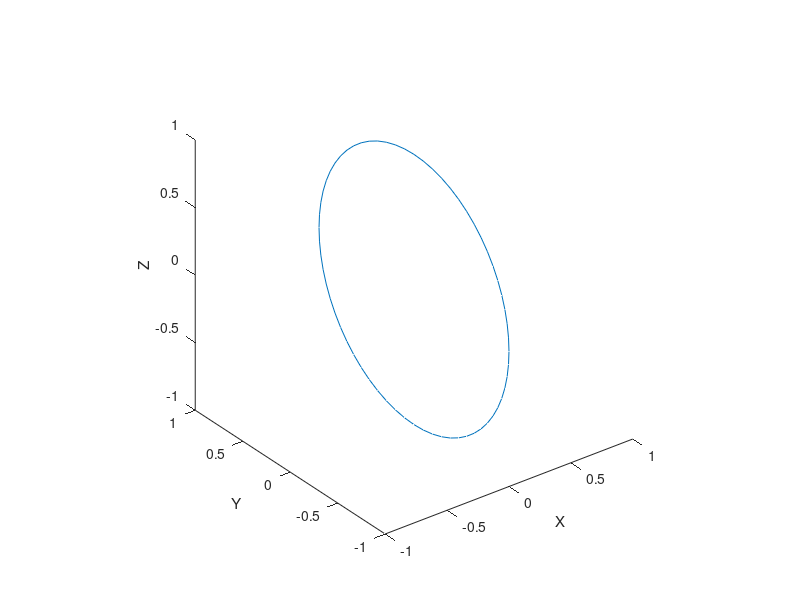

Write MATLAB code to recreate this figure.
%A circle in 3D is parameterized by six numbers: two for the orientation of its unit normal vector, one for the radius, and three for the circle center.

rad = 1
pos = [0,0,0]
n = [1,0,0]
color = [1,0,0]
%https://demonstrations.wolfram.com/ParametricEquationOfACircleIn3D/
%draws a 3D circle at position pos with radius rad, normal to the
%circle n, and color color.
phi = atan2(n(2),n(1)); %azimuth angle, in [-pi, pi]
theta = atan2(sqrt(n(1)^2 + n(2)^2) ,n(3));% zenith angle, in [0,pi]    
t = 0:pi/32:2*pi;
x = pos(1)- rad*( cos(t)*sin(phi) + sin(t)*cos(theta)*cos(phi) );
y = pos(2)+ rad*( cos(t)*cos(phi) - sin(t)*cos(theta)*sin(phi) );
z = pos(3)+ rad*sin(t)*sin(theta);
plot3(x,y,z)
xlabel("X")
ylabel("Y")
zlabel("Z")
axis("equal")
    
% % then call the function as 
% pos = rand(3,1);rad = 1;R = eye(3);
% drawCircle(rad,pos,R(:,1),'r')
% hold on
% drawCircle(rad,pos,R(:,2),'g')
% drawCircle(rad,pos,R(:,3),'b')
% axis equal